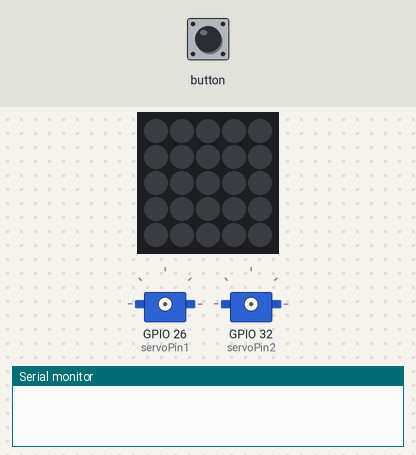
Recording of a sketch running on a simulated ESP32. Parts: 5×5 RGB LED matrix (first LED top left, wired row by row), 2 × servo, the last lines printed to the serial monitor.

Above: at 0.05 s.
At 1.4 s:
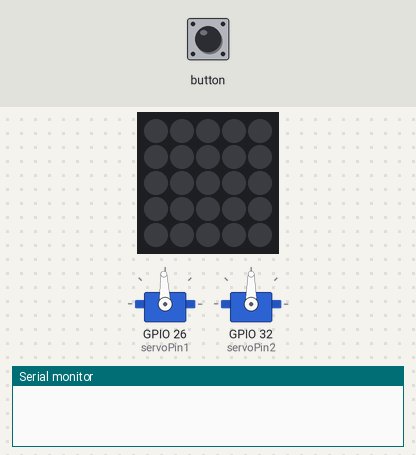
At 2.75 s:
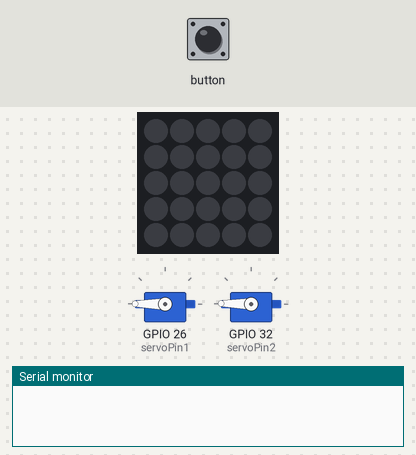
At 5.5 s:
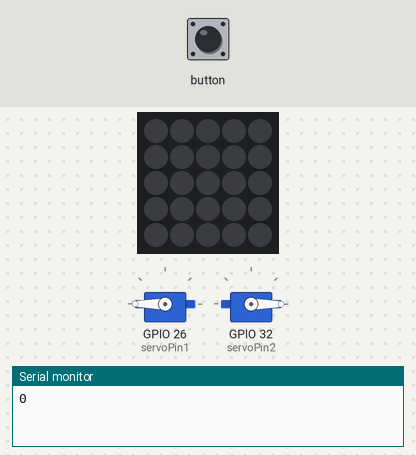
Timing chart, 0 to 7.2 s (numbered marks = the images above):
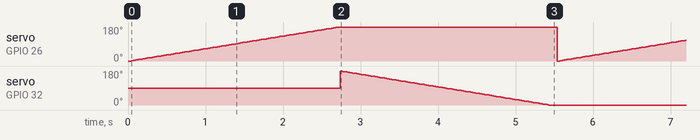

The sketch:

M5Atom_ServoTest.ino
```cpp
#include "M5Atom.h"
#include <ESP32Servo.h>
//Servo1 PIN 26
//Servo2 PIN 32

Servo myservo1;
Servo myservo2;

int servoPin1 = 26;
int servoPin2 = 32;
int pos = 0;
bool flag = true;
int servoCMD = 0;

void setup()
{


    M5.begin(true, false, true);
    delay(10);

    // Allow allocation of all timers
    ESP32PWM::allocateTimer(0);
    ESP32PWM::allocateTimer(1);
    ESP32PWM::allocateTimer(2);
    ESP32PWM::allocateTimer(3);
    myservo1.setPeriodHertz(50);    // standard 50 hz servo
    myservo2.setPeriodHertz(50);    // standard 50 hz servo
    myservo1.attach(servoPin1, 500, 2400); // attaches the servo on pin 18 to the servo object
    myservo2.attach(servoPin2, 500, 2400); // attaches the servo on pin 18 to the servo object

}


void loop()
{
//  if(M5.Btn.wasPressed()){
//      flag = !flag;
//      flag ? servoCMD = COUNT_LOW : servoCMD = COUNT_HIGH;
//  }

  for (pos = 0; pos <= 180; pos += 1) { // goes from 0 degrees to 180 degrees
    // in steps of 1 degree
    myservo1.write(pos);    // tell servo to go to position in variable 'pos'
    delay(15);             // waits 15ms for the servo to reach the position
  }
  for (pos = 180; pos >= 0; pos -= 1) { // goes from 180 degrees to 0 degrees
    myservo2.write(pos);    // tell servo to go to position in variable 'pos'
    delay(15);             // waits 15ms for the servo to reach the position
  }

  Serial.println(servoCMD);

  delay(100);
  M5.update();
}
```

Measured:
- by itself, servo on GPIO 26 (servoPin1): ramps from 0° to 180° and jumps back, once every 5.5 s
